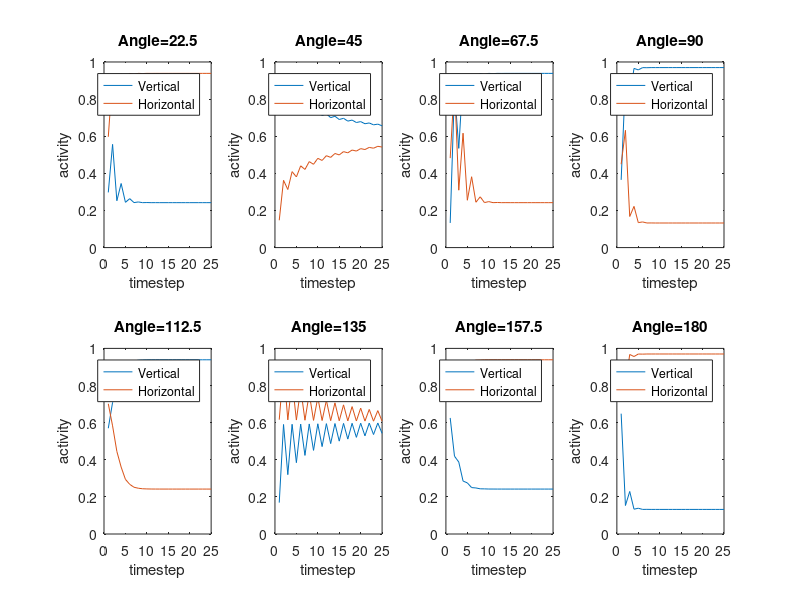

MATLAB code to generate this figure:
% Create a feedforward mean firing rate network.
% Manually tune the weights so that one output neuron responds to vertical 
% and the other responds to horizontal.
function jk_hw3_miniNet

inx = 0;
for i = pi/8:pi/8:pi
    n = runNet(i);
    inx = inx + 1;
    subplot(2,4,inx)
    plot(n)
    axis ([0 25 0 1])
    title (['Angle=', num2str(rad2deg(i))])
    legend('Vertical', 'Horizontal')
    xlabel('timestep')
    ylabel('activity')
end
end


% runNet
%   Input: angle in radians
%   Output: activity of output neurons for T timesteps
function [outN] = runNet (angle)

numInpN = 4;    % number of input neurons
numOutN = 2;    % number of output neurons
VERT = 1;
HORZ = 2;
GAIN = 2;       % gain of the sigmoid function
T = 25;         % number of timesteps

% allocate and initialize neurons
inpN = zeros(1,numInpN);
outN = zeros(T,numOutN);

% allocate and initialize weights
% the input to output weights are set to make vertical directions have
% stronger weights projecting to the vertical output neuron and vice versa
wInpOutExc = zeros(numInpN, numOutN);
pd = pi/numInpN:pi/numInpN:pi;

% used absolute value because it is orientation tuned
%   / - \ |
wInpOutExc(:,VERT) = abs(sin(pd));  
wInpOutExc(:,HORZ) = abs(cos(pd));

% lateral inhibition between output neurons.
wOutOutInh = zeros(numOutN,numOutN);
wOutOutInh(VERT,HORZ) = -2;
wOutOutInh(HORZ,VERT) = -2;

% set initial state of neurons to a random number. just to make the
% dynamics a little more interesting
outN(1,:) = rand(1,numOutN);

for t = 2:T
    
    % set the rates of the input neurons
    for i = 1:numInpN
        inpN(i) = cosTune(pd(i),angle);
    end
    
    % cycle through the output neurons
    for i = 1:numOutN
        
        % calculate the synaptic input based on the presynaptic activity
        % from the previous timestep and the weight from the presynaptic
        % neuron to the postsynaptic neuron
        synIn = 0;
        for j = 1:numInpN
            synIn = synIn + inpN(j) .* wInpOutExc(j,i); % w from j to i
        end
        for j = 1:numOutN
            synIn = synIn + outN(t-1,j) .* wOutOutInh(j,i); % w from j to i
        end
        
        % get the output neuron activity based on the synaptic input
        outN(t,i) = sigmoidN (synIn, GAIN);
    end
end
end

% Cosine Tuning 
% Used absolute value for orientation tuning
%   / - \ |
%   Input:  pd - preferred direction
%           a - angle in radians
%   Output: firing rate based on cosine tuning curve
function r = cosTune(pd, a)
r = abs(cos(a-pd));
end

% Sigmoid Activation
%   Input:  I - synaptic input
%           g - gain
%   Output: firing rate of sigmoid function
function r = sigmoidN (I, g) 
r = 1/(1+exp(-g*I));
end
